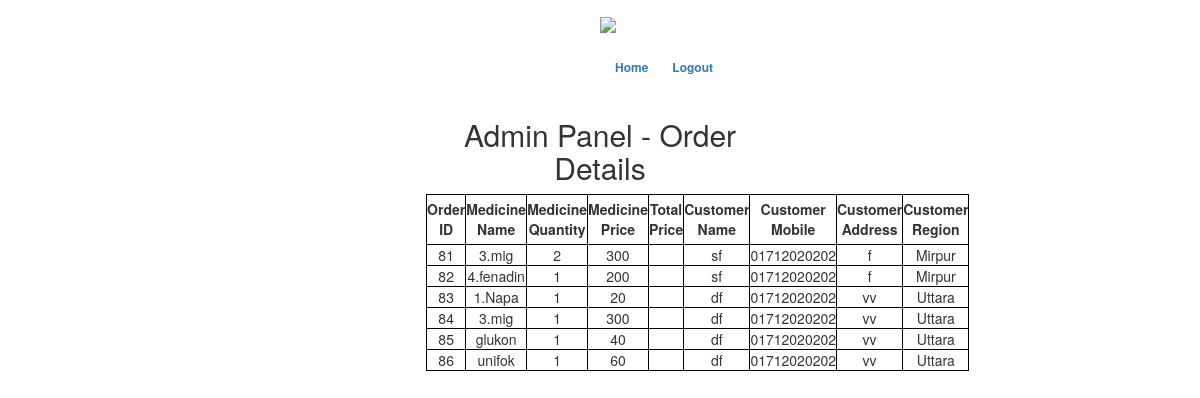
The app's page /adod.php, older data.
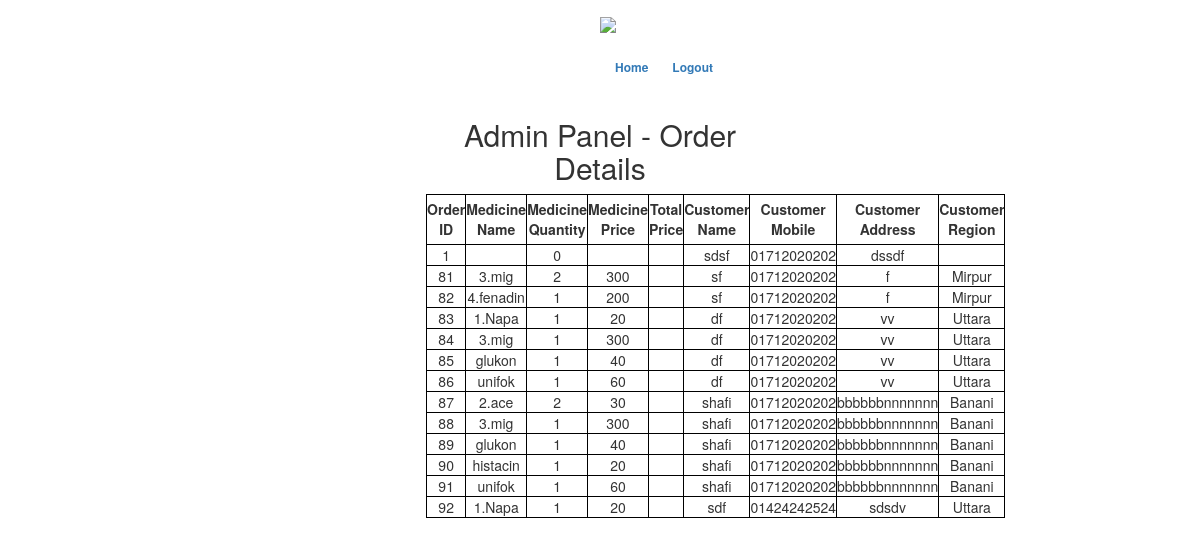
The same page, newer data.
### tables this page shows
CREATE TABLE `medicineorder` (
  `orderId` int(11) NOT NULL,
  `medicinename` varchar(50) NOT NULL,
  `medquantity` int(11) NOT NULL,
  `medprice` varchar(50) NOT NULL,
  `totalprice` varchar(50) NOT NULL,
  `ordercusname` varchar(50) NOT NULL,
  `orderphone` varchar(15) NOT NULL,
  `orderaddress` varchar(50) NOT NULL,
  `orderregion` varchar(50) NOT NULL
);

### adod.php (the view, shortened to what this page needs)
<!DOCTYPE html>
 <html class="no-js">
<html lang="en-US">
<head>
	<link rel="stylesheet" type="text/css" href="css/font-awesome.min.css" media="all" />
	<link rel="stylesheet" type="text/css" href="css/normalize.css" media="all" />
	<link rel="stylesheet" type="text/css" href="css/bootstrap.css" media="all" />
	<link rel="stylesheet" type="text/css" href="style.css" media="all" />
</head>
<body class="login">
	<div class="header-area">
		<div class="header-top">
			<div class="container">
                <a href="#"><img src="img/admin.png" style="max-height: 5%;max-width: 5%;margin-left: 50%;opacity:1.0;"></a>
				<div class="menu col-md-5" style="margin-left: 20%;margin-top: 2%">
					<ul class="list-unstyled list-inline pull-right">
						<li><a href="adminhome.php">Home</a></li>
						<li><a href="logout.php">Logout</a></li>
					</ul>
				</div>
			</div>
		</div>
	</div>
	<div class="main-area">
		<div class="login">
			<form class="col-md-4 col-sm-offset-4 text-center">
            <h2>Admin Panel - Order Details</h2>
			  <table style="background:white;border:1px solid black;" class="text-center">
                <thead>
                    <tr style="padding-left: 10px;">
                        <th style="border:1px solid black">Order ID</th>
                        <th style="border:1px solid black">Medicine Name</th>
                        <th style="border:1px solid black">Medicine Quantity</th>
                        <th style="border:1px solid black">Medicine Price</th>
                        <th style="border:1px solid black">Total Price</th>
                        <th style="border:1px solid black">Customer Name</th>
                        <th style="border:1px solid black">Customer Mobile</th>
                        <th style="border:1px solid black">Customer Address</th>
                        <th style="border:1px solid black">Customer Region</th>
                    </tr>
                </thead>
                <tbody>
                    <?php
                    $con=mysqli_connect("localhost","root","");
                    mysqli_select_db($con,'medicineguide');
                        $resul = mysqli_query($con,"SELECT * FROM medicineorder;") or die("Failed to fetch".mysql_error());
                    while( $row = mysqli_fetch_assoc( $resul) ){
                                    echo "<tr><td>{$row['orderId']}</td><td>{$row['medicinename']}</td><td>{$row['medquantity']}</td><td>{$row['medprice']}</td><td>{$row['totalprice']}</td><td>{$row['ordercusname']}</td><td>{$row['orderphone']}</td><td>{$row['orderaddress']}</td><td>{$row['orderregion']}</td></tr>\n";
                                        }
                    ?>
                  </tbody>
                </table>
			</form>
			<br>
        </div>
        </div>
</body>
</html>

Row changes from the older to the newer data that the page shows:
added medicineorder: orderId "1", medquantity "0", ordercusname "sdsf", orderphone "01712020202", orderaddress "dssdf"
added medicineorder: orderId "87", medicinename "2.ace", medquantity "2", medprice "30", ordercusname "shafi", orderphone "01712020202", orderaddress "bbbbbbnnnnnnn", orderregion "Banani"
added medicineorder: orderId "88", medicinename "3.mig", medquantity "1", medprice "300", ordercusname "shafi", orderphone "01712020202", orderaddress "bbbbbbnnnnnnn", orderregion "Banani"
added medicineorder: orderId "89", medicinename "glukon", medquantity "1", medprice "40", ordercusname "shafi", orderphone "01712020202", orderaddress "bbbbbbnnnnnnn", orderregion "Banani"
added medicineorder: orderId "90", medicinename "histacin", medquantity "1", medprice "20", ordercusname "shafi", orderphone "01712020202", orderaddress "bbbbbbnnnnnnn", orderregion "Banani"
added medicineorder: orderId "91", medicinename "unifok", medquantity "1", medprice "60", ordercusname "shafi", orderphone "01712020202", orderaddress "bbbbbbnnnnnnn", orderregion "Banani"
added medicineorder: orderId "92", medicinename "1.Napa", medquantity "1", medprice "20", ordercusname "sdf", orderphone "01424242524", orderaddress "sdsdv", orderregion "Uttara"
